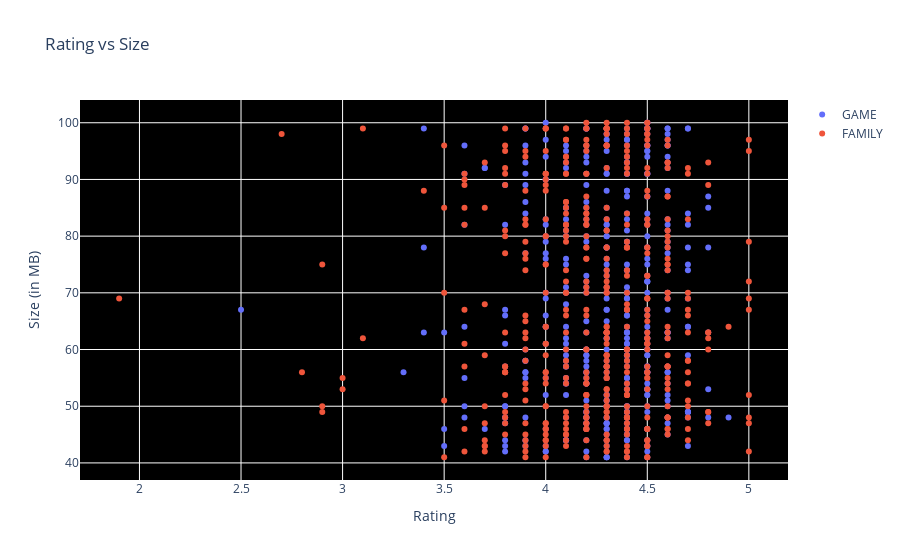

Notebook source saved alongside this figure:
### Markdown cell above
#### App sizing trends for the games category we can observe that games tend to be a heavy size category on purpose. The ratings are not affected even if the size of the app is more that average.

### Code cell
subset_df = df[df.Size>40]
subset_df = subset_df[df.Category.isin(['GAME','FAMILY'])]

data = [{
    'x': subset_df.loc[subset_df.Category==category[1]]['Rating'], 
    'type':'scatter',
    'y' : subset_df['Size'],
    'name' : str(category[1]),
    'mode' : 'markers',
    'showlegend': True,
    } for category in enumerate(['GAME', 'FAMILY'])]


layout = {'title':"Rating vs Size", 
          'xaxis': {'title' : 'Rating'},
          'yaxis' : {'title' : 'Size (in MB)'},
         'plot_bgcolor': 'black'}

plotly.offline.iplot({'data': data, 'layout': layout})

### Figure 1 — Plotly figure (JSON) as saved in the notebook; plotly's stock layout.template omitted (floating-point values rounded to 4 significant figures; data arrays with more than 128 entries replaced by an {"elided": "..."} marker saying what was removed)
{"data": [{"mode": "markers", "name": "GAME", "showlegend": true, "type": "scatter", "x": {"elided": "397 float values"}, "y": {"elided": "853 int values"}}, {"mode": "markers", "name": "FAMILY", "showlegend": true, "type": "scatter", "x": {"elided": "456 float values"}, "y": {"elided": "853 int values"}}], "layout": {"plot_bgcolor": "black", "title": {"text": "Rating vs Size"}, "xaxis": {"title": {"text": "Rating"}}, "yaxis": {"title": {"text": "Size (in MB)"}}}}
